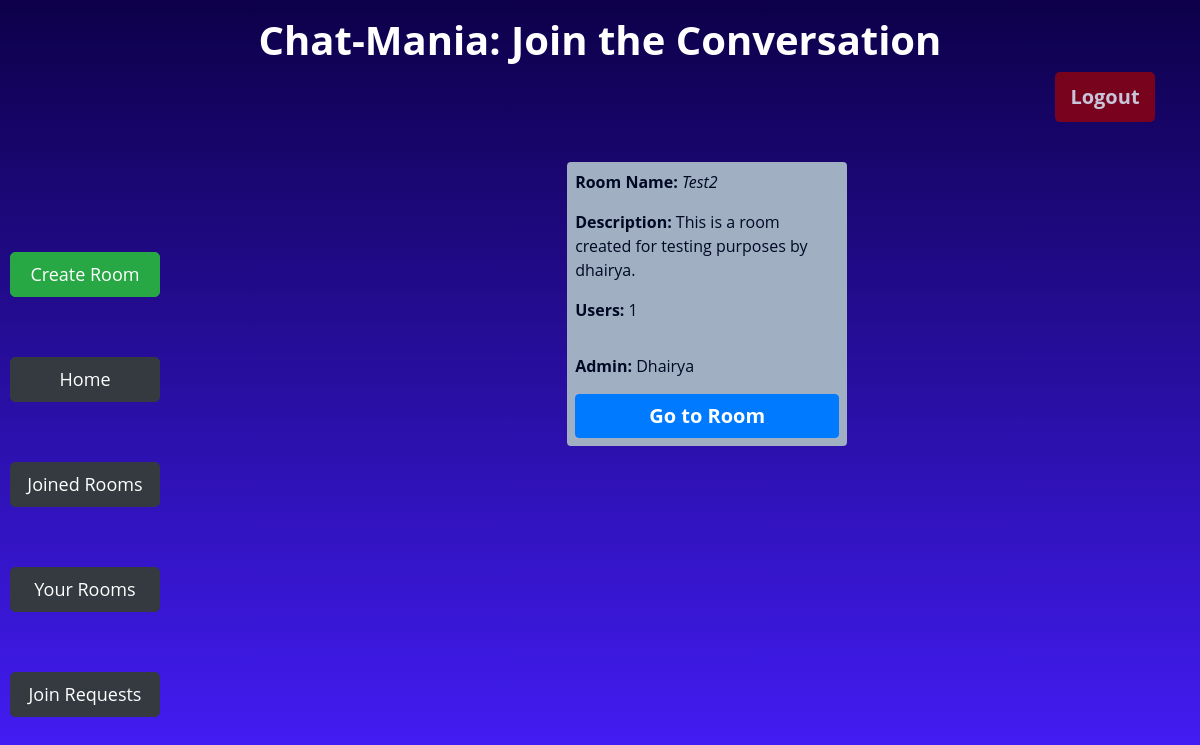
/joinedRooms (signed in), run on an earlier commit of the app's database.
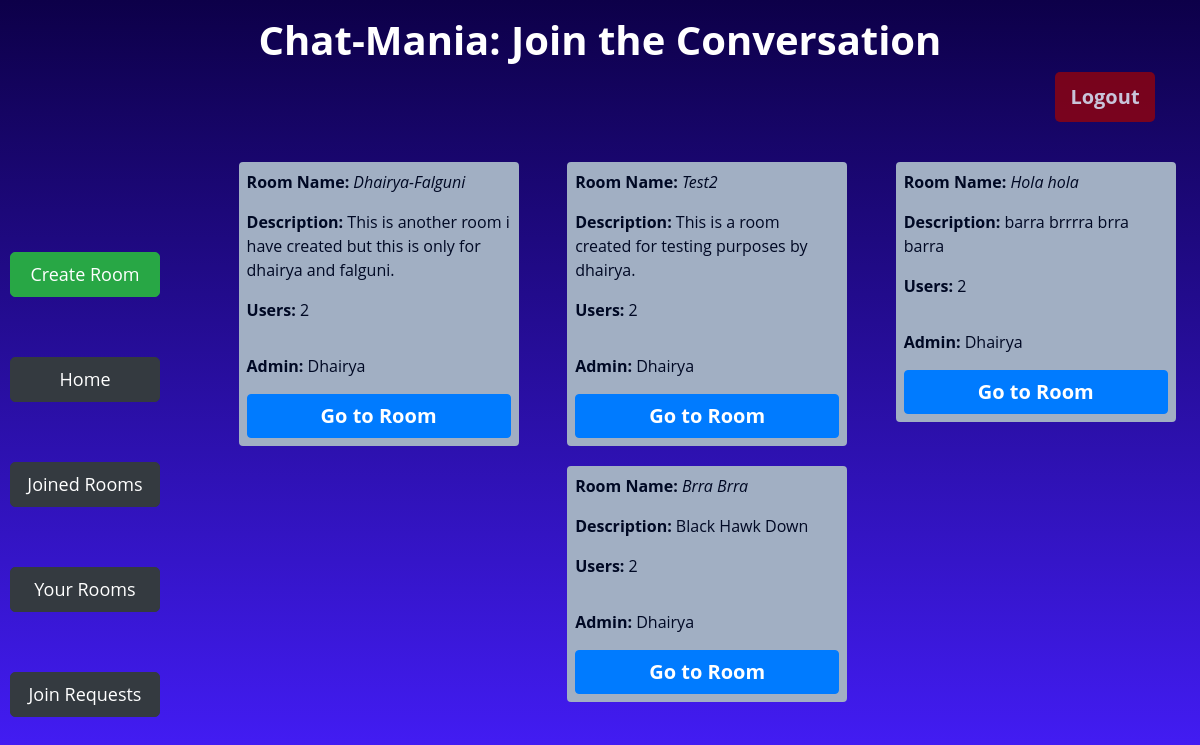
And on a later commit of the database.
### app/models.py (models this page shows, shortened)
class Room(models.Model):
    name = models.CharField(max_length=64,unique=True)
    description = models.CharField(max_length=256)
    admin = models.ForeignKey(User, on_delete=models.CASCADE, related_name="get_admin")
    numberUsers = models.IntegerField(default=1)

class User(AbstractUser):
    joinedRooms = models.IntegerField(default=0)
    createdRooms = models.IntegerField(default=0)
    def __str__(self):
        return f"{self.username}"

### app/views.py (the view)
# urls.py: path('joinedRooms', views.joined_rooms, name='joined_rooms'),
@login_required(login_url="login")
def joined_rooms(request):
    user_rooms = UserRooms.objects.filter(user=request.user)
    rooms = [room.room for room in user_rooms]
    return render(request, 'app/joined.html', {
        'rooms': rooms
    })

### app/templates/app/joined.html (shortened to what this page needs)
{% extends 'app/layout.html' %}
{% block body %}
    <div class="container">
        <div class="row">
            <div class="col-md-12 mt-3">
                <h1 class="text-center" style="font-weight: 700;">Chat-Mania: Join the Conversation</h1>
                <form action="{% url 'logout' %}" method="post">
                 <input type="submit" id="logout-btn" class="btn btn-danger float-right" style="border: none;" value="Logout">
                </form>
             </div>
         </div>
    </div>
    <div class="d-flex flex-row">
    <div class="btn-Cont d-flex flex-column justify-content-around">
        <a id="lbtn" href="{% url 'create' %}" class="btn  btn-success">Create Room</a>
        <a id="lbtn" href="{% url 'index' %}" class="btn  btn-dark">Home</a>
        <a id="lbtn" href="{% url 'joined_rooms' %}" class="btn  btn-dark">Joined Rooms</a>
        <a id="lbtn" class="btn  btn-dark" href="{% url 'your_rooms' %}" >Your Rooms</a>
        <a id="lbtn" class="btn btn-dark" href="{% url 'join_requests' %}">Join Requests</a>
    </div>
     <div class="d-flex flex-row justify-content-around flex-wrap" id="room-cont">
        {% for room in rooms%}
        <div class="room p-1">
                <p><b>Room Name:</b> <i> {{room.name}} </i> </p>
                <p> <b>Description:</b> {{room.description}} </p>
                <p><b>Users:</b> {{room.numberUsers}} </p>
              <p class="pt-3 align-bottom"><b>Admin:</b> {{room.admin}} </p>
              <a id="join-btn" href="{% url 'room' room.name %}" class="btn btn-primary">Go to Room</a>
        </div>
        {% endfor %}
     </div>
    </div>
{% endblock %}

What changed in the data, as far as the page shows it:
now on this page (row edited): Room: name "Dhairya-Falguni", description "This is another room i have created but this is only for dhairya and falguni.", numberUsers "2", admin "Dhairya"
changed Room "Test2": numberUsers "1" → "2"
now on this page (row edited): Room: name "Hola hola", description "barra brrrra brra barra", numberUsers "2", admin "Dhairya"
now on this page (row edited): Room: name "Brra Brra", description "Black Hawk Down", numberUsers "2", admin "Dhairya"
